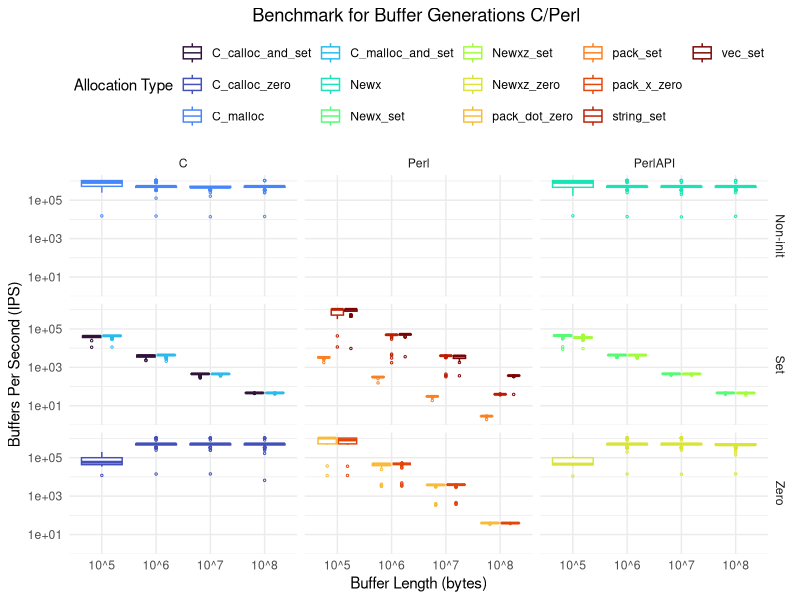

Reproduce this figure in R.
library(data.table)
library(knitr)
library(ggplot2)
library(viridisLite)
# Load the data from C and Perl and Cbind them
data <- rbindlist(list(
  fread("Perl_alloc_results_avx512.csv")
))
data[, IPS := 1 / Time]

## convert Iteration to a factor in log10 scale
data[, Length := as.factor(paste("10^",log10(Length),sep=""))]

## after loading data, create a new column that has the value "Set" if the
## Operation contains the word "set", "Zero" if it contains the word "zero"
## and "Non-init" otherwise
data[, Init := ifelse(grepl("set", Operation),
                           "Set",
                           ifelse(grepl("zero", Operation), "Zero", "Non-init"))]

num_of_colors = nlevels(factor(data$Operation))
ggplot(data[], aes(x = Length, y = IPS, color = Operation)) +
  geom_boxplot(outlier.shape = 1,outlier.size = 0.5)+
  scale_y_log10() +
  theme_minimal() +
  theme(legend.position = "top") +
  labs(x = "Buffer Length (bytes)", y = "Buffers Per Second (IPS)", color = "Allocation Type") +
  ggtitle("Benchmark for Buffer Generations C/Perl ") +
  facet_grid(Init~Language)+
  scale_color_discrete(type=viridis(num_of_colors,option="H"))+
  theme(plot.title = element_text(hjust = 0.5))






## print statistics by operation 
stats <- data[, .(
  mean = mean(IPS),
  sd = sd(IPS),
  median = median(IPS),
  IQR = IQR(IPS),
  min = min(IPS),
  max = max(IPS)
), by = .(Operation,Length,Language)]
kable(stats[order(Length,-mean,Language)], format = "markdown",digits=2)
